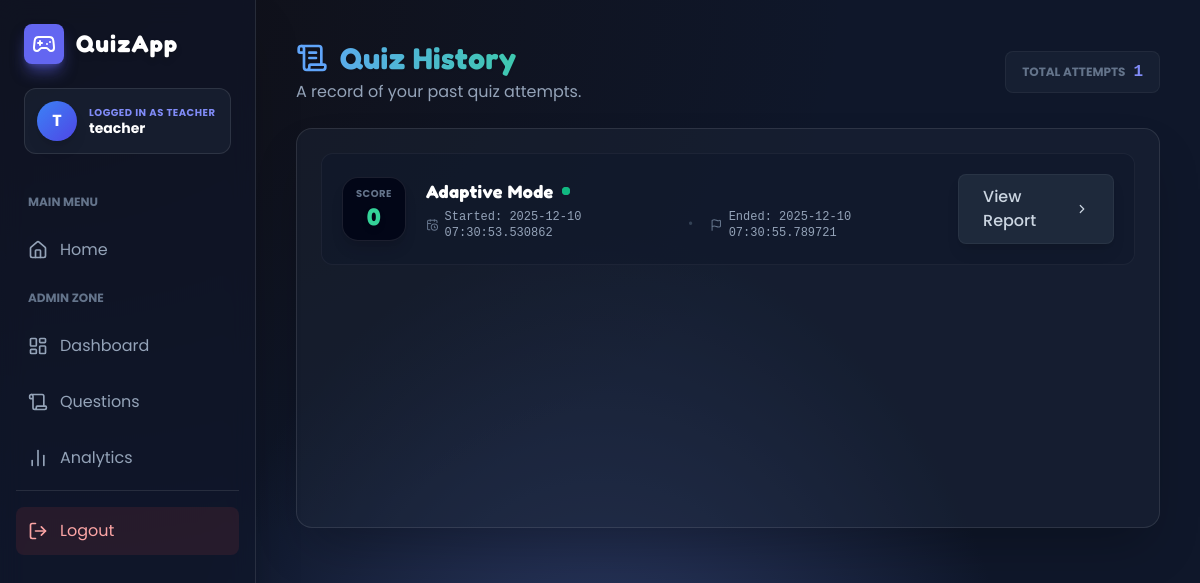
Page /quiz/my_attempts (signed in) on the committed database.
### models.py (models this page shows, shortened)
class User(UserMixin, db.Model):
    id = db.Column(db.Integer, primary_key=True)
    username = db.Column(db.String(120), unique=True, nullable=False)
    password_hash = db.Column(db.String(256), nullable=False)
    role = db.Column(db.Enum(Role), default=Role.STUDENT)

class Attempt(db.Model):
    id = db.Column(db.Integer, primary_key=True)
    user_id = db.Column(db.Integer, nullable=False)
    mode = db.Column(db.String(50), nullable=False)
    score = db.Column(db.Integer, default=0)
    started_at = db.Column(db.DateTime, default=datetime.utcnow)
    ended_at = db.Column(db.DateTime)
    details = db.Column(db.Text)  # JSON encoded list of per-question events

### quiz/routes.py (the view)
@quiz_bp.route("/my_attempts")
@login_required
def my_attempts():
    attempts = Attempt.query.filter_by(user_id=current_user.id).order_by(Attempt.started_at.desc()).all()
    return render_template("my_attempts.html", attempts=attempts)

### models.py (called while the page is built)
@login_manager.user_loader
def load_user(user_id):
    try:
        return User.query.get(int(user_id))
    except Exception:
        return None

### templates/my_attempts.html (shortened to what this page needs)
{% extends "base.html" %}
{% block content %}
<div class="max-w-5xl mx-auto space-y-6 fade">
    <div class="flex flex-col md:flex-row items-start md:items-center justify-between gap-4">
        <div>
            <h2 class="text-3xl font-bold text-transparent bg-clip-text bg-gradient-to-r from-blue-400 to-emerald-400 font-game drop-shadow-sm flex items-center gap-3">
                <i data-lucide="scroll-text" class="text-blue-400 w-8 h-8"></i>
            </h2>
            <p class="text-slate-400 mt-1">A record of your past quiz attempts.</p>
        </div>
        {% if attempts %}
        <div class="flex items-center gap-2 bg-slate-800/50 px-4 py-2 rounded-lg border border-white/5">
            <span class="text-xs text-slate-500 uppercase font-bold">Total Attempts</span>
            <span class="text-indigo-400 font-bold font-mono">{{ attempts|length }}</span>
        </div>
        {% endif %}
    </div>
    <div class="bg-slate-800/40 backdrop-blur-md border border-white/10 rounded-2xl overflow-hidden p-6 shadow-2xl min-h-[50vh]">
        {% if attempts %}
            <div class="grid gap-4">
                {% for a in attempts %}
                <div class="group relative bg-slate-900/50 hover:bg-slate-800/80 border border-white/5 hover:border-indigo-500/30 rounded-xl p-5 transition-all duration-300 hover:-translate-y-1 flex flex-col md:flex-row items-center justify-between gap-4">
                    <div class="absolute inset-0 bg-gradient-to-r from-indigo-500/0 via-indigo-500/0 to-indigo-500/0 group-hover:via-indigo-500/5 transition-all rounded-xl pointer-events-none"></div>
                    <div class="flex items-center gap-5 w-full md:w-auto relative z-10">
                        <div class="flex-shrink-0 w-16 h-16 rounded-2xl bg-slate-950 border border-white/10 flex flex-col items-center justify-center shadow-lg group-hover:scale-110 group-hover:border-emerald-500/30 transition-all duration-300">
                            <span class="text-[10px] text-slate-500 font-bold uppercase tracking-wider">Score</span>
                            <span class="text-2xl font-bold text-emerald-400 font-game drop-shadow-md">{{ a.score }}</span>
                        </div>
                        <div class="space-y-1">
                            <div class="flex items-center gap-2">
                                <h3 class="text-lg font-bold text-white group-hover:text-indigo-300 transition-colors tracking-wide">
                                    {{ a.mode | capitalize }} Mode
                                </h3>
                                <span class="flex h-2 w-2 relative">
                                    <span class="relative inline-flex rounded-full h-2 w-2 bg-emerald-500"></span>
                                </span>
                            </div>
                            <div class="flex flex-col sm:flex-row sm:items-center gap-y-1 gap-x-4 text-xs text-slate-400 font-mono">
                                <div class="flex items-center gap-1.5">
                                    <i data-lucide="calendar-clock" class="w-3.5 h-3.5 text-slate-500"></i>
                                    <span>Started: {{ a.started_at }}</span>
                                </div>
                                <div class="hidden sm:block text-slate-700">•</div>
                                <div class="flex items-center gap-1.5">
                                    <i data-lucide="flag" class="w-3.5 h-3.5 text-slate-500"></i>
                                    <span>Ended: {{ a.ended_at or 'In Progress' }}</span>
                                </div>
                            </div>
                        </div>
                    </div>
                    <div class="flex items-center w-full md:w-auto justify-end relative z-10">
                        <a href="{{ url_for('quiz.results', attempt_id=a.id) }}"
                           class="w-full md:w-auto flex items-center justify-center gap-2 bg-slate-800 hover:bg-indigo-600 text-slate-300 hover:text-white px-6 py-2.5 rounded-lg border border-white/5 hover:border-indigo-400/50 transition-all font-medium shadow-lg group/btn">
                            <span>View Report</span>
                            <i data-lucide="chevron-right" class="w-4 h-4 group-hover/btn:translate-x-1 transition-transform"></i>
                        </a>
                    </div>
                </div>
                {% endfor %}
            </div>
        {% endif %}
    </div>
</div>
{% endblock %}

### templates/base.html (shortened to what this page needs)
<!DOCTYPE html>
<html lang="en">
<head>
    <script src="https://cdn.tailwindcss.com"></script>
    <link rel="stylesheet" href="{{ url_for('static', filename='css/style.css') }}">
</head>
<body class="flex flex-col md:flex-row min-h-screen overflow-hidden">
    {% if current_user.is_authenticated %}
    <aside id="sidebar"
        class="w-full md:w-64 glass-sidebar text-slate-300 flex flex-col shadow-2xl z-20 shrink-0 h-screen overflow-y-auto">
        <div class="p-6 pb-2">
            <div class="flex items-center gap-3 mb-6">
                <div class="bg-indigo-500 p-2 rounded-lg shadow-lg shadow-indigo-500/50">
                    <i data-lucide="gamepad-2" class="text-white w-6 h-6"></i>
                </div>
                <h2 class="text-2xl font-bold text-white font-game tracking-wider drop-shadow-md">QuizApp</h2>
            </div>
            <div class="bg-slate-800/50 p-3 rounded-xl border border-white/10 mb-4 flex items-center gap-3">
                <div
                    class="w-10 h-10 rounded-full bg-gradient-to-br from-blue-500 to-indigo-600 flex items-center justify-center text-white font-bold shadow-lg">
                    {{ current_user.username[0] | upper }}
                </div>
                <div class="overflow-hidden">
                    <p class="text-[10px] font-bold text-indigo-400 uppercase tracking-wider truncate">
                        Logged in as {{ current_user.role.value | capitalize }}
                    </p>
                    <div class="font-bold text-white truncate text-sm leading-tight">{{ current_user.username }}</div>
                </div>
            </div>
        </div>
        <nav class="flex-1 px-4 space-y-2 pb-6">
            <div class="text-xs font-bold text-slate-500 uppercase px-3 py-2 mt-2">Main Menu</div>
            <a class="block p-3 rounded-lg nav-item flex items-center gap-3 {% if request.endpoint == 'auth.index' %}active{% endif %}" href="{{ url_for('auth.index') }}">
                <i data-lucide="home" class="w-5 h-5"></i>
                <span>Home</span>
            </a>
            {% if current_user.role is defined and current_user.role.value == "teacher" %}
            <div class="text-xs font-bold text-slate-500 uppercase px-3 py-2 mt-4">Admin Zone</div>
            <a class="block p-3 rounded-lg nav-item flex items-center gap-3 {% if 'teacher.dashboard' in request.endpoint %}active{% endif %}" href="{{ url_for('teacher.dashboard') }}">
                <i data-lucide="layout-dashboard" class="w-5 h-5"></i>
                <span>Dashboard</span>
            </a>
            <a class="block p-3 rounded-lg nav-item flex items-center gap-3 {% if 'teacher.questions' in request.endpoint %}active{% endif %}" href="{{ url_for('teacher.questions') }}">
                <i data-lucide="scroll" class="w-5 h-5"></i>
                <span>Questions</span>
            </a>
            <a class="block p-3 rounded-lg nav-item flex items-center gap-3 {% if 'teacher.analytics' in request.endpoint %}active{% endif %}" href="{{ url_for('teacher.analytics') }}">
                <i data-lucide="bar-chart-2" class="w-5 h-5"></i>
                <span>Analytics</span>
            </a>
            {% endif %}
            <div class="mt-8 pt-4 border-t border-white/10">
                <a href="{{ url_for('auth.logout') }}" class="block p-3 rounded-lg
              bg-red-500/10 text-red-300
              hover:bg-red-500/30 hover:text-red-100
              transition-all flex items-center gap-3 group">
                    <i data-lucide="log-out" class="w-5 h-5 transition-transform group-hover:-translate-x-1"></i>
                    <span>Logout</span>
                </a>
            </div>
        </nav>
    </aside>
    {% endif %}
    <main class="flex-1 p-6 md:p-10 fade h-screen overflow-y-auto relative">
        <div class="max-w-7xl mx-auto pb-20">
            {% block content %}{% endblock %}
        </div>
    </main>
</body>
</html>

### static/css/style.css (style rules this page uses)
:root { --game-bg: #0f172a; --game-glass: rgba(15, 23, 42, 0.6); --game-border: rgba(255, 255, 255, 0.1); --accent-indigo: #6366f1; --accent-purple: #a855f7; --accent-emerald: #10b981; --accent-red: #ef4444; }
body { font-family: 'Poppins', sans-serif; background-color: var(--game-bg); color: #e2e8f0; min-height: 100vh; background-image: radial-gradient(at 0% 0%, hsla(253, 16%, 7%, 1) 0, transparent 50%), radial-gradient(at 50% 100%, hsla(225, 39%, 30%, 1) 0, transparent 50%); background-attachment: fixed; }
h1, h2, h3, h4, .font-game { font-family: 'Fredoka', sans-serif; letter-spacing: 0.5px; }
.glass-sidebar { background: var(--game-glass); backdrop-filter: blur(12px); -webkit-backdrop-filter: blur(12px); border-right: 1px solid var(--game-border); }
.nav-item { transition: all 0.2s cubic-bezier(0.4, 0, 0.2, 1); position: relative; overflow: hidden; color: #94a3b8; }
.nav-item::before { content: ''; position: absolute; left: 0; top: 0; height: 100%; width: 3px; background: var(--accent-indigo); opacity: 0; transition: opacity 0.2s; }
.fade { animation: fadeUp 0.5s ease-out forwards; }

### templates/base.html (style rules this page uses)
:root { --game-bg: #0f172a; --sidebar-glass: rgba(15, 23, 42, 0.6); --border-glass: rgba(255, 255, 255, 0.1); }
body { font-family: 'Poppins', sans-serif; background-color: var(--game-bg); background-image: radial-gradient(at 0% 0%, hsla(253, 16%, 7%, 1) 0, transparent 50%), radial-gradient(at 50% 100%, hsla(225, 39%, 30%, 1) 0, transparent 50%); color: #e2e8f0; min-height: 100vh; }
h1, h2, h3, h4, .font-game { font-family: 'Fredoka', sans-serif; letter-spacing: 0.5px; }
.glass-sidebar { background: var(--sidebar-glass); backdrop-filter: blur(12px); border-right: 1px solid var(--border-glass); }
.nav-item { transition: all 0.2s cubic-bezier(0.4, 0, 0.2, 1); position: relative; overflow: hidden; }
.nav-item::before { content: ''; position: absolute; left: 0; top: 0; height: 100%; width: 4px; background: #818cf8; opacity: 0; transition: opacity 0.2s; }
.fade { animation: levelUpFade 0.5s ease-out forwards; }

### rows in the picture
User: username "T", role.value "TEACHER", username "teacher"
Attempt: score "0", mode "Adaptive", started_at "2025-12-10 07:30:53.530862", ended_at "2025-12-10 07:30:55.789721"

### other values in the picture
{{ attempts|length }} "1"
